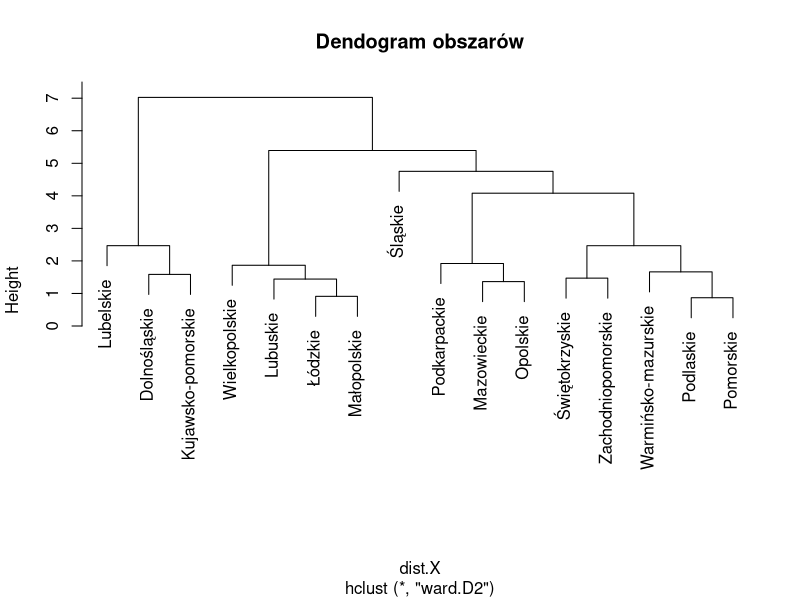

Reproduce this figure in R.
## ---- chunk 1
library(readxl)
dane <- read_excel("dane.xlsx")


library(lmtest)
library(cluster)
library(fpc)
library(MASS)

## ---- chunk 2
frame1<- data.frame(dane)
k <- ncol(frame1)
## ---- chunk 3
frame2 <- data.frame(scale(frame1[,2:k]))
## ---- chunk 4
X <- data.frame(frame1[1],frame2)

## ---- chunk 5
dist.X <- dist(X[2:k],method = "euclidian")
round(dist.X,2)
## ---- chunk 6
CW<-hclust(dist.X,method = "ward.D2",members = NULL)
A1<-plot(CW,labels = X[,1],main="Dendogram obszarów")
## ---- chunk 7
clust<-cutree(CW,k=4)
## ---- chunk 8
show <- lapply(1:4,function(which.group)frame1[1][clust==which.group,])
show
## ---- chunk 9
clust2<-cutree(CW,k=5)
show2 <- lapply(1:5,function(which.group)frame1[1][clust2==which.group,])
show2

## ---- chunk 10
S<-cluster.stats(dist.X,clust)
S$cluster.size

S$average.distance

S$separation.matrix

S$average.between

S$average.within

## ---- chunk 11
S2<-cluster.stats(dist.X,clust2)
S2$cluster.size

S2$average.distance

S2$separation.matrix

S2$average.between

S2$average.within
## ---- chunk 12
ifelse(S$wb.ratio<=S2$wb.ratio,"I opcja lepsza","II lepsza")
## ---- chunk 13
ifelse(S$pearsongamma>=S2$pearsongamma,"I opcja lepsza","II lepsza")
## ---- chunk 14
ifelse(S$dunn2>=S2$dunn2,"I opcja lepsza","II lepsza")
